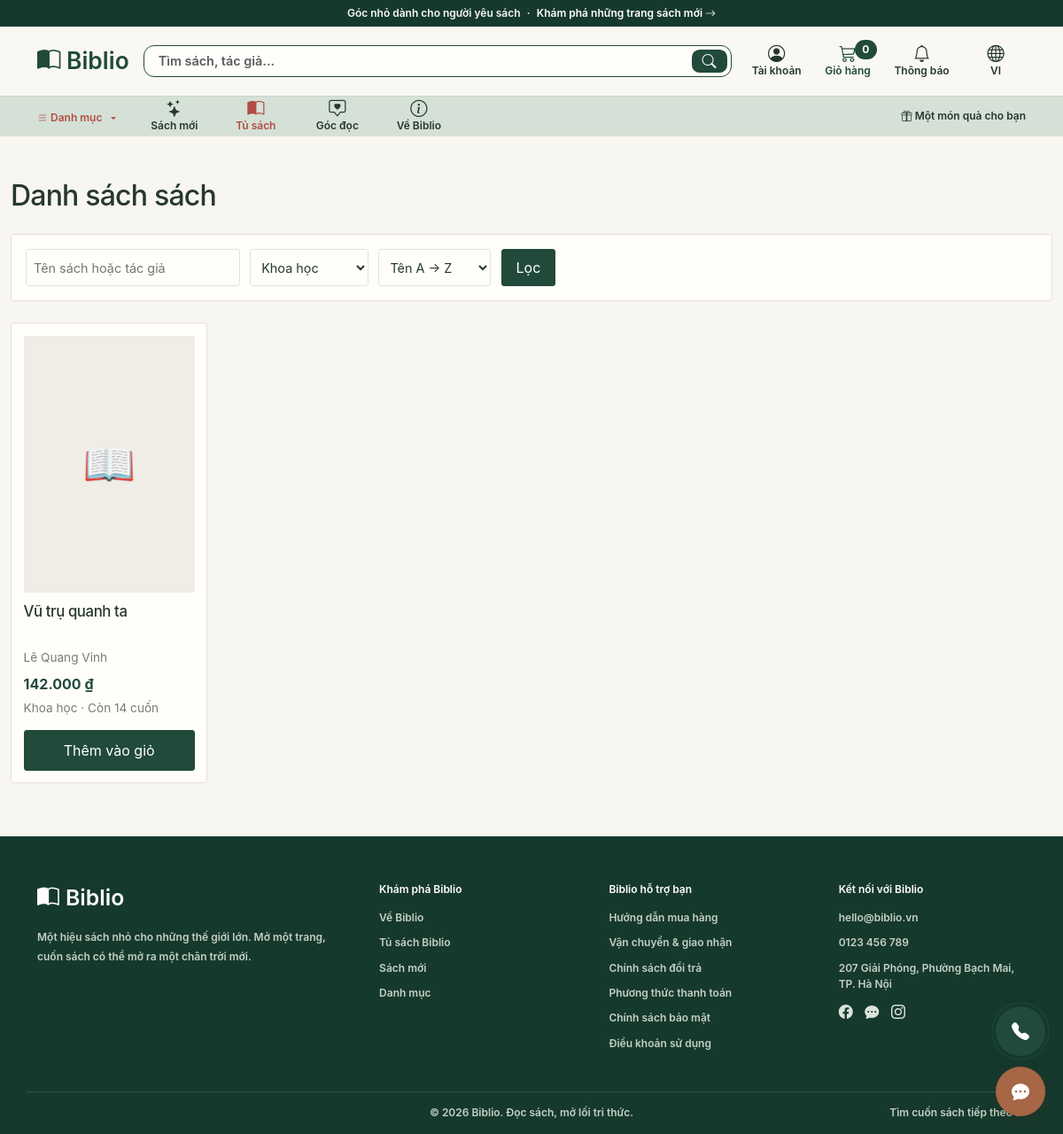
The page /books/?category=8 on the database its author committed.
### biblio/models.py (models this page shows)
class Book(db.Model):
    id = db.Column(db.Integer, primary_key=True)
    title = db.Column(db.String(200), nullable=False)
    author = db.Column(db.String(100), nullable=False)
    publisher = db.Column(db.String(100))
    price = db.Column(db.Integer, nullable=False)  # Giá tính bằng đồng Việt Nam.
    stock = db.Column(db.Integer, default=0)
    description = db.Column(db.Text)
    description_en = db.Column(db.Text)
    image = db.Column(db.String(200))
    category_id = db.Column(db.Integer, db.ForeignKey("category.id"))

class Category(db.Model):
    id = db.Column(db.Integer, primary_key=True)
    name = db.Column(db.String(100), unique=True, nullable=False)
    name_en = db.Column(db.String(100))
    books = db.relationship("Book", backref="category", lazy=True)

### biblio/routes/books.py (the view)
@bp.route("/")
def list_books():
    q = request.args.get("q", "").strip()
    category_id = request.args.get("category", type=int)
    sort = request.args.get("sort", "name_asc")
    query = Book.query
    if q:
        like = f"%{q}%"
        query = query.filter(Book.title.ilike(like) | Book.author.ilike(like))
    if category_id:
        query = query.filter(Book.category_id == category_id)
    sorts = {
        "name_asc": Book.title.asc(),
        "price_asc": Book.price.asc(),
        "price_desc": Book.price.desc(),
    }
    query = query.order_by(sorts.get(sort, Book.title.asc()))
    return render_template(
        "books/list.html",
        books=query.all(),
        categories=Category.query.order_by(Category.name).all(),
        q=q, category_id=category_id, sort=sort,
    )

### translations.py (called while the page is built)
def get_language():
    if has_request_context():
        language = session.get("language", "vi")
        if language in TRANSLATIONS:
            return language
    return "vi"

def tr(key, **values):
    message = TRANSLATIONS[get_language()].get(key, key)
    return message.format(**values) if values else message

### templates/books/list.html (shortened to what this page needs)
{% extends "base.html" %} {% block title %}{{ t('books.title') }} - Biblio{% endblock %}
{% block content %}
<h2>{{ t('books.title') }}</h2>
<form class="filters" method="get">
  <input
    type="text"
    name="q"
    value="{{ q }}"
    placeholder="{{ t('books.search_placeholder') }}"
  />
  <select name="category">
    {% for c in categories %}
    <option value="{{ c.id }}" {% if c.id == category_id %}selected{% endif %}>
      {{ c.name_en if current_lang == 'en' and c.name_en else c.name }}
    </option>
    {% endfor %}
  </select>
  <select name="sort">
    <option value="name_asc" {% if sort == "name_asc" %}selected{% endif %}>
      {{ t('books.sort_name') }}
    </option>
  </select>
  <button type="submit">{{ t('books.filter') }}</button>
</form>
<div class="grid">
  {% for book in books %} {% include "_book_card.html" %} {% else %}
  <p>{{ t('books.no_results') }}</p>
  {% endfor %}
</div>
{% endblock %}

### templates/_book_card.html (shortened to what this page needs)
<article class="card book-card">
  <a class="book-card-link" href="{{ url_for('books.detail', book_id=book.id) }}">
  {% if book.image %}
  <img
    src="{{ url_for('static', filename='images/books/' ~ book.image) }}"
    alt="{{ book.title }}"
  />
  {% else %}
  <div class="no-image">📖</div>
  {% endif %}
  <h3>{{ book.title }}</h3>
  <p class="author">{{ book.author }}</p>
  <p class="price">{{ book.price|money }}</p>
  <p class="meta">
    {% if book.category %}
      {{ book.category.name_en if current_lang == 'en' and book.category.name_en else book.category.name }}
      ·
    {% endif %}
    {{ t('books.stock', count=book.stock) }}
  </p>
  </a>
  {% if book.stock > 0 %}
  <form
    class="book-card-cart"
    method="post"
    action="{{ url_for('cart.add_to_cart', book_id=book.id) }}"
  >
    <button class="btn btn-sm w-100" type="submit">{{ t('book.add_to_cart') }}</button>
  </form>
  {% else %}
  <button class="btn btn-sm w-100" type="button" disabled>{{ t('book.out_of_stock') }}</button>
  {% endif %}
</article>

### rows shown on the page
Book: title "Vũ trụ quanh ta", author "Lê Quang Vinh", price "142.000 ₫", category "Khoa học", stock "Còn 14 cuốn", t "Thêm vào giỏ"

### other values the page prints
{{ t('home.announcement') }} "Góc nhỏ dành cho người yêu sách"
{{ t('home.announcement_link') }} "Khám phá những trang sách mới"
{{ t('header.cart') }} "Giỏ hàng"
{{ cart_count }} "0"
{{ t('header.notifications') }} "Thông báo"
{{ t('header.account') }} "Tài khoản"
{{ current_language|upper }} "VI"
{{ t('header.catalog') }} "Danh mục"
{{ t('home.nav_new_books') }} "Sách mới"
{{ t('home.nav_books') }} "Tủ sách"
{{ t('home.nav_reading') }} "Góc đọc"
{{ t('home.nav_about') }} "Về Biblio"
{{ t('home.gift') }} "Một món quà cho bạn"
{{ t('books.title') }} "Danh sách sách"
{{ t('books.filter') }} "Lọc"
